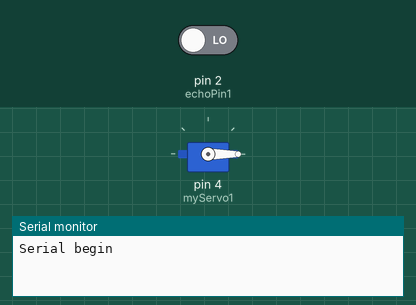
The sketch below on a simulated Arduino Uno, built with avr-gcc and run on an emulated ATmega328P. On the bench: servo, the last lines printed to the serial monitor. Inputs (shaded band) come from the test bench; at power-on: pin 2 (echoPin1) LOW.

Above: at 0.05 s.
At 1.35 s:
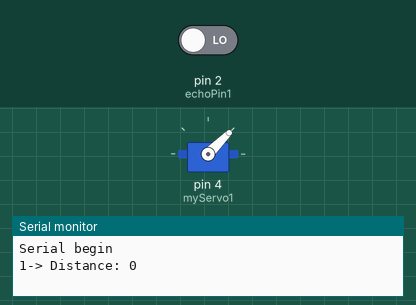
At 2.7 s:
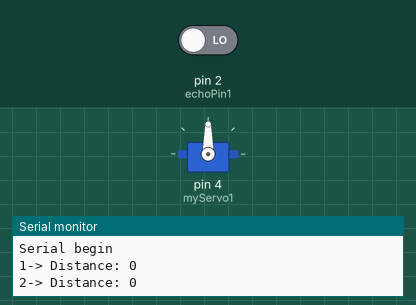
At 5.4 s:
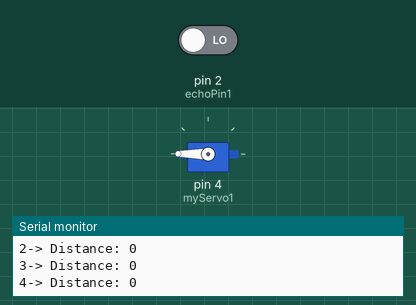
Timing chart, 0 to 7.1 s (numbered marks = the images above):
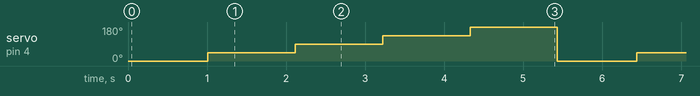

Measured:
- by itself, servo on pin 4 (myServo1): repeats every 5.4 s: 90° 1.1 s, 135° 1.1 s, 180° 1.1 s, 0° 1.0 s, 45° 1.1 s

The sketch:

Check_nano.ino
```cpp
#include <Servo.h>

//1st
#define trigPin1 3
#define echoPin1 2

Servo myServo1;

long duration, distance, Sensor1;

void setup() {
  //Servo for calculating
  Serial.begin(9600);
  Serial.println("Serial begin");

  myServo1.attach(4); //servo1 - pin 8
  myServo1.write(0); //servo start position

  //Sensor1
  pinMode(trigPin1, OUTPUT);
  pinMode(echoPin1, INPUT);

}

void SonarSensor(int trigPin,int echoPin)
{
digitalWrite(trigPin, LOW);
delayMicroseconds(20000);
digitalWrite(trigPin, HIGH);
delayMicroseconds(20000);
digitalWrite(trigPin, LOW);
duration = pulseIn(echoPin, HIGH);
distance = (duration/2) / 29.1;

}
int i;
void loop() {

    for(i=45;i<=180;i+=45){
    SonarSensor(trigPin1, echoPin1);
    Serial.print(i/45);
    Serial.print("-> Distance: ");
    Serial.println(distance);
    myServo1.write(i);
    delay(100);
    }
    delay(1000);
    Serial.println();
    myServo1.write(0);
 }
```
